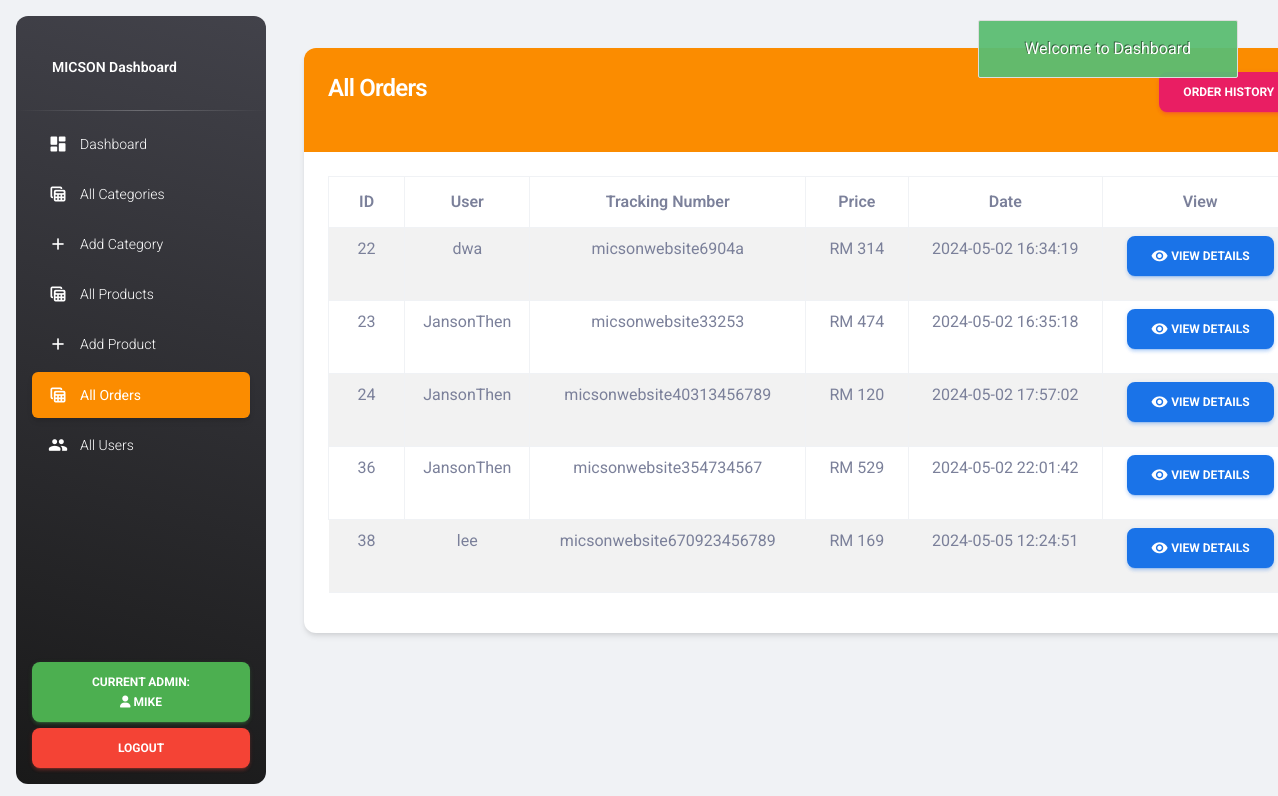
Screenshot of /admin/orders.php (signed in) with the database file from the repository.
### tables this page shows
CREATE TABLE `orders` (
  `id` int(11) AUTO_INCREMENT PRIMARY KEY,
  `tracking_no` varchar(100) NOT NULL,
  `user_id` int(100) NOT NULL,
  `name` varchar(100) NOT NULL,
  `email` varchar(100) NOT NULL,
  `phone` varchar(100) NOT NULL,
  `address` mediumtext NOT NULL,
  `pincode` int(100) NOT NULL,
  `total_price` int(100) NOT NULL,
  `payment_mode` varchar(100) NOT NULL,
  `payment_id` varchar(100) DEFAULT NULL,
  `status` tinyint(4) NOT NULL DEFAULT 0,
  `created_at` timestamp NOT NULL DEFAULT current_timestamp()
);

### functions/myfunctions.php (called while the page is built, shortened)
<?php
include("../config/dbcon.php");
function getAllOrders()
{
    global $con;
    $query = "SELECT * FROM orders WHERE status='0' ";
    return $query_run = mysqli_query($con, $query);
}
?>

### admin/orders.php (the view, shortened to what this page needs)
<?php
include('includes/header.php');
?>
<div class="container-fluid w-85 ms-11">
    <div class="row">
        <div class="col-md-12">
            <div class="card">
                <div class="card-header text-bg-warning">
                    <h4 class="text-white">All Orders
                        <a href="order-history.php" class="btn btn-primary float-end">Order History</a>
                    </h4>
                </div>
                <div class="card-body" id="">
                    <table class="table table-bordered table-striped">
                        <thead class="text-center">
                            <tr>
                                <th>ID</th>
                                <th>User</th>
                                <th>Tracking Number</th>
                                <th>Price</th>
                                <th>Date</th>
                                <th>View</th>
                            </tr>
                        </thead>
                        <tbody class="text-center">
                            <?php
                                $orders = getAllOrders();
                                if(mysqli_num_rows($orders) > 0)
                                {
                                    foreach ($orders as $item) {
                                        ?>
                                        <tr>
                                            <td> <?= $item['id']; ?> </td>
                                            <td> <?= $item['name']; ?> </td>
                                            <td> <?= $item['tracking_no']; ?> </td>
                                            <td>RM <?= $item['total_price']; ?> </td>
                                            <td> <?= $item['created_at']; ?> </td>
                                            <td>
                                                <a href="view-order.php?t=<?= $item['tracking_no']; ?>" class="btn btn-info">
                                                <i class="material-icons opacity-10">visibility</i> View Details</a>
                                            </td>
                                        </tr>
                                        <?php
                                    }
                                }
                            ?>
                        </tbody>
                    </table>
                </div>
            </div>
        </div>
    </div>
</div>
<?php include('includes/footer.php'); ?>

### rows the page displays
orders: id "22", name "dwa", tracking_no "micsonwebsite6904a", total_price "314", created_at "2024-05-02 16:34:19"
orders: id "23", name "JansonThen", tracking_no "micsonwebsite33253", total_price "474", created_at "2024-05-02 16:35:18"
orders: id "24", name "JansonThen", tracking_no "micsonwebsite40313456789", total_price "120", created_at "2024-05-02 17:57:02"
orders: id "36", name "JansonThen", tracking_no "micsonwebsite354734567", total_price "529", created_at "2024-05-02 22:01:42"
orders: id "38", name "lee", tracking_no "micsonwebsite670923456789", total_price "169", created_at "2024-05-05 12:24:51"

### other values shown
$_SESSION['auth_user']['name'] "MIKE"
